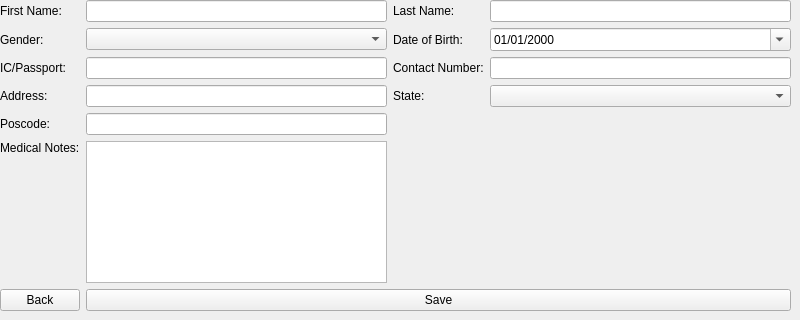
        <widget class="QWidget" name="edit">
         <widget class="QWidget" name="formLayoutWidget_2">
          <property name="geometry">
           <rect>
            <x>0</x>
            <y>0</y>
            <width>791</width>
            <height>311</height>
           </rect>
          </property>
          <layout class="QGridLayout" name="gridLayout_2">
           <item row="2" column="2">
            <widget class="QLabel" name="receptionistEditDOBLabel">
             <property name="text">
              <string>Date of Birth:</string>
             </property>
            </widget>
           </item>
           <item row="0" column="3">
            <widget class="QLineEdit" name="receptionistEditLastName"/>
           </item>
           <item row="2" column="0">
            <widget class="QLabel" name="receptionistEditGenderLabel">
             <property name="text">
              <string>Gender:</string>
             </property>
            </widget>
           </item>
           <item row="8" column="1">
            <widget class="QLineEdit" name="receptionistEditPoscode">
             <property name="inputMask">
              <string>00000</string>
             </property>
             <property name="placeholderText">
              <string/>
             </property>
             <property name="clearButtonEnabled">
              <bool>false</bool>
             </property>
            </widget>
           </item>
           <item row="4" column="3">
            <widget class="QLineEdit" name="receptionistEditContactNumber">
             <property name="inputMask">
              <string>0000000000000</string>
             </property>
             <property name="maxLength">
              <number>13</number>
             </property>
            </widget>
           </item>
           <item row="4" column="2">
            <widget class="QLabel" name="receptionistEditContactNumberLabel">
             <property name="text">
              <string>Contact Number:</string>
             </property>
            </widget>
           </item>
           <item row="4" column="0">
            <widget class="QLabel" name="receptionistEditIDLabel">
             <property name="text">
              <string>IC/Passport:</string>
             </property>
            </widget>
           </item>
           <item row="6" column="3">
            <widget class="QComboBox" name="receptionistEditState">
             <property name="currentIndex">
              <number>-1</number>
             </property>
             <item>
              <property name="text">
               <string>JOHOR</string>
              </property>
             </item>
             <item>
              <property name="text">
               <string>KEDAH</string>
              </property>
             </item>
             <item>
              <property name="text">
               <string>KELANTAN</string>
              </property>
             </item>
             <item>
              <property name="text">
               <string>KUALA LUMPUR</string>
              </property>
             </item>
             <item>
              <property name="text">
               <string>LABUAN</string>
              </property>
             </item>
             <item>
              <property name="text">
               <string>MELAKA</string>
              </property>
             </item>
             <item>
              <property name="text">
               <string>NEGERI SEMBILAN</string>
              </property>
             </item>
             <item>
              <property name="text">
               <string>PAHANG</string>
              </property>
             </item>
             <item>
              <property name="text">
               <string>PULAU PINANG</string>
              </property>
             </item>
             <item>
              <property name="text">
               <string>PERAK</string>
              </property>
             </item>
             <item>
              <property name="text">
               <string>PERLIS</string>
              </property>
             </item>
             <item>
              <property name="text">
               <string>PUTRAJAYA</string>
              </property>
             </item>
             <item>
              <property name="text">
               <string>SABAH</string>
              </property>
             </item>
             <item>
              <property name="text">
               <string>SARAWAK</string>
              </property>
             </item>
             <item>
              <property name="text">
               <string>SELANGOR</string>
              </property>
             </item>
             <item>
              <property name="text">
               <string>TERENGGANU</string>
              </property>
             </item>
             <item>
              <property name="text">
               <string>OTHERS</string>
              </property>
             </item>
            </widget>
           </item>
           <item row="2" column="3">
            <widget class="QDateEdit" name="receptionistEditDOB">
             <property name="dateTime">
              <datetime>
               <hour>0</hour>
               <minute>0</minute>
               <second>0</second>
               <year>2000</year>
               <month>1</month>
               <day>1</day>
              </datetime>
             </property>
             <property name="currentSection">
              <enum>QDateTimeEdit::DaySection</enum>
             </property>
             <property name="displayFormat">
              <string>dd/MM/yyyy</string>
             </property>
             <property name="calendarPopup">
              <bool>true</bool>
             </property>
            </widget>
           </item>
           <item row="6" column="2">
            <widget class="QLabel" name="receptionistEditStateLabel">
             <property name="text">
              <string>State:</string>
             </property>
            </widget>
           </item>
           <item row="8" column="0">
            <widget class="QLabel" name="receptionistEditPoscodeLabel">
             <property name="text">
              <string>Poscode:</string>
             </property>
            </widget>
           </item>
           <item row="6" column="0">
            <widget class="QLabel" name="receptionistEditAddressLabel">
             <property name="text">
              <string>Address:</string>
             </property>
            </widget>
           </item>
           <item row="0" column="1">
            <widget class="QLineEdit" name="receptionistEditFirstName"/>
           </item>
           <item row="6" column="1">
            <widget class="QLineEdit" name="receptionistEditAddress">
             <property name="frame">
              <bool>true</bool>
             </property>
             <property name="clearButtonEnabled">
              <bool>false</bool>
             </property>
            </widget>
           </item>
           <item row="0" column="0">
            <widget class="QLabel" name="receptionistEditFirstNameLabel">
             <property name="text">
              <string>First Name:</string>
             </property>
            </widget>
           </item>
           <item row="4" column="1">
            <widget class="QLineEdit" name="receptionistEditID"/>
           </item>
           <item row="2" column="1">
            <widget class="QComboBox" name="receptionistEditGender">
             <property name="currentIndex">
              <number>-1</number>
             </property>
             <item>
              <property name="text">
               <string>MALE</string>
              </property>
             </item>
             <item>
              <property name="text">
               <string>FEMALE</string>
              </property>
             </item>
            </widget>
           </item>
           <item row="0" column="2">
            <widget class="QLabel" name="receptionistEditLastNameLabel">
             <property name="text">
              <string>Last Name:</string>
             </property>
            </widget>
           </item>
           <item row="10" column="0">
            <widget class="QPushButton" name="receptionistBack">
             <property name="text">
              <string>Back</string>
             </property>
            </widget>
           </item>
           <item row="10" column="1" colspan="3">
            <widget class="QPushButton" name="receptionistEditSave">
             <property name="text">
              <string>Save</string>
             </property>
            </widget>
           </item>
           <item row="9" column="1">
            <widget class="QPlainTextEdit" name="receptionistEditMedicalNotes"/>
           </item>
           <item row="9" column="0">
            <widget class="QLabel" name="receptionistEditMedicalNotesLabel">
             <property name="text">
              <string>Medical Notes:</string>
             </property>
             <property name="alignment">
              <set>Qt::AlignLeading|Qt::AlignLeft|Qt::AlignTop</set>
             </property>
            </widget>
           </item>
          </layout>
         </widget>
        </widget>
